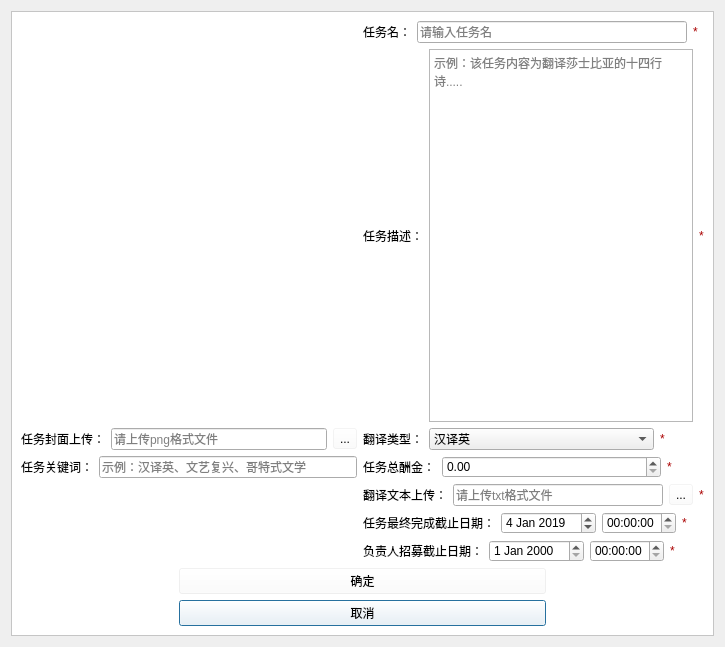
<?xml version="1.0" encoding="UTF-8"?>
<ui version="4.0">
 <class>Publish_ui</class>
 <widget class="QDialog" name="Publish_ui">
  <property name="geometry">
   <rect>
    <x>0</x>
    <y>0</y>
    <width>725</width>
    <height>647</height>
   </rect>
  </property>
  <property name="windowTitle">
   <string>Dialog</string>
  </property>
  <layout class="QHBoxLayout" name="horizontalLayout_8">
   <item>
    <widget class="QFrame" name="frame">
     <property name="styleSheet">
      <string notr="true">#label_picture
{
	border-image: url(:/new/prefix1/m_icon/assignment.png);
}

#frame
{
	background-color: rgb(255, 255, 255);
}

</string>
     </property>
     <property name="frameShape">
      <enum>QFrame::StyledPanel</enum>
     </property>
     <property name="frameShadow">
      <enum>QFrame::Raised</enum>
     </property>
     <layout class="QGridLayout" name="gridLayout">
      <item row="0" column="1">
       <layout class="QHBoxLayout" name="horizontalLayout">
        <item>
         <widget class="QLabel" name="labelName">
          <property name="sizePolicy">
           <sizepolicy hsizetype="Maximum" vsizetype="Preferred">
            <horstretch>0</horstretch>
            <verstretch>0</verstretch>
           </sizepolicy>
          </property>
          <property name="text">
           <string>任务名：</string>
          </property>
         </widget>
        </item>
        <item>
         <widget class="QLineEdit" name="lETName">
          <property name="placeholderText">
           <string>请输入任务名</string>
          </property>
         </widget>
        </item>
        <item>
         <widget class="QLabel" name="label">
          <property name="styleSheet">
           <string notr="true">color: rgb(170, 0, 0);</string>
          </property>
          <property name="text">
           <string>*</string>
          </property>
         </widget>
        </item>
       </layout>
      </item>
      <item row="1" column="0">
       <widget class="QLabel" name="label_picture">
        <property name="minimumSize">
         <size>
          <width>200</width>
          <height>200</height>
         </size>
        </property>
        <property name="maximumSize">
         <size>
          <width>200</width>
          <height>200</height>
         </size>
        </property>
        <property name="text">
         <string/>
        </property>
       </widget>
      </item>
      <item row="1" column="1" colspan="2">
       <layout class="QHBoxLayout" name="horizontalLayout_4">
        <item>
         <widget class="QLabel" name="label_language">
          <property name="text">
           <string>任务描述：</string>
          </property>
         </widget>
        </item>
        <item>
         <widget class="QTextEdit" name="textEdit">
          <property name="placeholderText">
           <string>示例：该任务内容为翻译莎士比亚的十四行诗.....</string>
          </property>
         </widget>
        </item>
        <item>
         <widget class="QLabel" name="label_6">
          <property name="styleSheet">
           <string notr="true">color: rgb(170, 0, 0);</string>
          </property>
          <property name="text">
           <string>*</string>
          </property>
         </widget>
        </item>
       </layout>
      </item>
      <item row="2" column="1">
       <layout class="QHBoxLayout" name="horizontalLayout_3" stretch="2,6,1">
        <item>
         <widget class="QLabel" name="label_email">
          <property name="sizePolicy">
           <sizepolicy hsizetype="Maximum" vsizetype="Preferred">
            <horstretch>0</horstretch>
            <verstretch>0</verstretch>
           </sizepolicy>
          </property>
          <property name="text">
           <string>翻译类型：</string>
          </property>
         </widget>
        </item>
        <item>
         <widget class="QComboBox" name="comboBoxLanguageForm">
          <item>
           <property name="text">
            <string>汉译英</string>
           </property>
          </item>
          <item>
           <property name="text">
            <string>英译汉</string>
           </property>
          </item>
         </widget>
        </item>
        <item>
         <widget class="QLabel" name="label_email_star_3">
          <property name="styleSheet">
           <string notr="true">color: rgb(170, 0, 0);</string>
          </property>
          <property name="text">
           <string>*</string>
          </property>
         </widget>
        </item>
       </layout>
      </item>
      <item row="4" column="1" colspan="2">
       <layout class="QHBoxLayout" name="horizontalLayout_11">
        <item>
         <widget class="QLabel" name="labelpic_2">
          <property name="sizePolicy">
           <sizepolicy hsizetype="Maximum" vsizetype="Preferred">
            <horstretch>0</horstretch>
            <verstretch>0</verstretch>
           </sizepolicy>
          </property>
          <property name="text">
           <string>翻译文本上传：</string>
          </property>
         </widget>
        </item>
        <item>
         <widget class="QLineEdit" name="LETText">
          <property name="placeholderText">
           <string>请上传txt格式文件</string>
          </property>
         </widget>
        </item>
        <item>
         <widget class="QToolButton" name="btnText">
          <property name="styleSheet">
           <string notr="true">background-color: rgba(255, 255, 255, 40);</string>
          </property>
          <property name="text">
           <string>...</string>
          </property>
         </widget>
        </item>
        <item>
         <widget class="QLabel" name="label_email_star_6">
          <property name="styleSheet">
           <string notr="true">color: rgb(170, 0, 0);</string>
          </property>
          <property name="text">
           <string>*</string>
          </property>
         </widget>
        </item>
       </layout>
      </item>
      <item row="6" column="1" colspan="2">
       <layout class="QHBoxLayout" name="horizontalLayout_9">
        <item>
         <widget class="QLabel" name="label_Proved_4">
          <property name="sizePolicy">
           <sizepolicy hsizetype="Maximum" vsizetype="Preferred">
            <horstretch>0</horstretch>
            <verstretch>0</verstretch>
           </sizepolicy>
          </property>
          <property name="text">
           <string>负责人招募截止日期：</string>
          </property>
         </widget>
        </item>
        <item>
         <widget class="QDateEdit" name="dateEditCurrent"/>
        </item>
        <item>
         <widget class="QTimeEdit" name="timeEditCurrent"/>
        </item>
        <item>
         <widget class="QLabel" name="label_email_star_5">
          <property name="styleSheet">
           <string notr="true">color: rgb(170, 0, 0);</string>
          </property>
          <property name="text">
           <string>*</string>
          </property>
         </widget>
        </item>
       </layout>
      </item>
      <item row="8" column="0" colspan="3">
       <layout class="QHBoxLayout" name="horizontalLayout_10" stretch="3,7,3">
        <item>
         <spacer name="horizontalSpacer">
          <property name="orientation">
           <enum>Qt::Horizontal</enum>
          </property>
          <property name="sizeHint" stdset="0">
           <size>
            <width>40</width>
            <height>20</height>
           </size>
          </property>
         </spacer>
        </item>
        <item>
         <widget class="QPushButton" name="btnCancel">
          <property name="cursor">
           <cursorShape>PointingHandCursor</cursorShape>
          </property>
          <property name="styleSheet">
           <string notr="true">background-color: rgba(255, 255, 255, 50);
font: 11pt &quot;AcadEref&quot;;</string>
          </property>
          <property name="text">
           <string>取消</string>
          </property>
         </widget>
        </item>
        <item>
         <spacer name="horizontalSpacer_2">
          <property name="orientation">
           <enum>Qt::Horizontal</enum>
          </property>
          <property name="sizeHint" stdset="0">
           <size>
            <width>40</width>
            <height>20</height>
           </size>
          </property>
         </spacer>
        </item>
       </layout>
      </item>
      <item row="7" column="0" colspan="3">
       <layout class="QHBoxLayout" name="horizontalLayout_7" stretch="3,7,3">
        <item>
         <spacer name="horizontalSpacer_4">
          <property name="orientation">
           <enum>Qt::Horizontal</enum>
          </property>
          <property name="sizeHint" stdset="0">
           <size>
            <width>40</width>
            <height>20</height>
           </size>
          </property>
         </spacer>
        </item>
        <item>
         <widget class="QPushButton" name="btnOK">
          <property name="cursor">
           <cursorShape>PointingHandCursor</cursorShape>
          </property>
          <property name="styleSheet">
           <string notr="true">background-color: rgba(255, 255, 255, 50);
font: 11pt &quot;AcadEref&quot;;</string>
          </property>
          <property name="text">
           <string>确定</string>
          </property>
         </widget>
        </item>
        <item>
         <spacer name="horizontalSpacer_5">
          <property name="orientation">
           <enum>Qt::Horizontal</enum>
          </property>
          <property name="sizeHint" stdset="0">
           <size>
            <width>40</width>
            <height>20</height>
           </size>
          </property>
         </spacer>
        </item>
       </layout>
      </item>
      <item row="2" column="0">
       <layout class="QHBoxLayout" name="horizontalLayout_5">
        <item>
         <widget class="QLabel" name="labelpic">
          <property name="sizePolicy">
           <sizepolicy hsizetype="Maximum" vsizetype="Preferred">
            <horstretch>0</horstretch>
            <verstretch>0</verstretch>
           </sizepolicy>
          </property>
          <property name="text">
           <string>任务封面上传：</string>
          </property>
         </widget>
        </item>
        <item>
         <widget class="QLineEdit" name="LETPic">
          <property name="placeholderText">
           <string>请上传png格式文件</string>
          </property>
         </widget>
        </item>
        <item>
         <widget class="QToolButton" name="btnPic">
          <property name="styleSheet">
           <string notr="true">background-color: rgba(255, 255, 255, 40);</string>
          </property>
          <property name="text">
           <string>...</string>
          </property>
         </widget>
        </item>
       </layout>
      </item>
      <item row="3" column="1" colspan="2">
       <layout class="QHBoxLayout" name="horizontalLayout_2" stretch="2,6,1">
        <item>
         <widget class="QLabel" name="label_2">
          <property name="text">
           <string>任务总酬金：</string>
          </property>
         </widget>
        </item>
        <item>
         <widget class="QDoubleSpinBox" name="doubleSpinBoxMoney">
          <property name="maximum">
           <double>99999.990000000005239</double>
          </property>
         </widget>
        </item>
        <item>
         <widget class="QLabel" name="label_email_star_2">
          <property name="styleSheet">
           <string notr="true">color: rgb(170, 0, 0);</string>
          </property>
          <property name="text">
           <string>*</string>
          </property>
         </widget>
        </item>
       </layout>
      </item>
      <item row="3" column="0">
       <layout class="QHBoxLayout" name="horizontalLayout_12">
        <item>
         <widget class="QLabel" name="labelName_2">
          <property name="sizePolicy">
           <sizepolicy hsizetype="Maximum" vsizetype="Preferred">
            <horstretch>0</horstretch>
            <verstretch>0</verstretch>
           </sizepolicy>
          </property>
          <property name="text">
           <string>任务关键词：</string>
          </property>
         </widget>
        </item>
        <item>
         <widget class="QLineEdit" name="lETKeys">
          <property name="placeholderText">
           <string>示例：汉译英、文艺复兴、哥特式文学</string>
          </property>
         </widget>
        </item>
       </layout>
      </item>
      <item row="5" column="1" colspan="2">
       <layout class="QHBoxLayout" name="horizontalLayout_6">
        <item>
         <widget class="QLabel" name="label_Proved_3">
          <property name="sizePolicy">
           <sizepolicy hsizetype="Maximum" vsizetype="Preferred">
            <horstretch>0</horstretch>
            <verstretch>0</verstretch>
           </sizepolicy>
          </property>
          <property name="text">
           <string>任务最终完成截止日期：</string>
          </property>
         </widget>
        </item>
        <item>
         <widget class="QDateEdit" name="dateEditFinal">
          <property name="date">
           <date>
            <year>2019</year>
            <month>1</month>
            <day>4</day>
           </date>
          </property>
         </widget>
        </item>
        <item>
         <widget class="QTimeEdit" name="timeEditFinal"/>
        </item>
        <item>
         <widget class="QLabel" name="label_email_star_4">
          <property name="styleSheet">
           <string notr="true">color: rgb(170, 0, 0);</string>
          </property>
          <property name="text">
           <string>*</string>
          </property>
         </widget>
        </item>
       </layout>
      </item>
     </layout>
    </widget>
   </item>
  </layout>
 </widget>
 <resources/>
 <connections/>
</ui>
